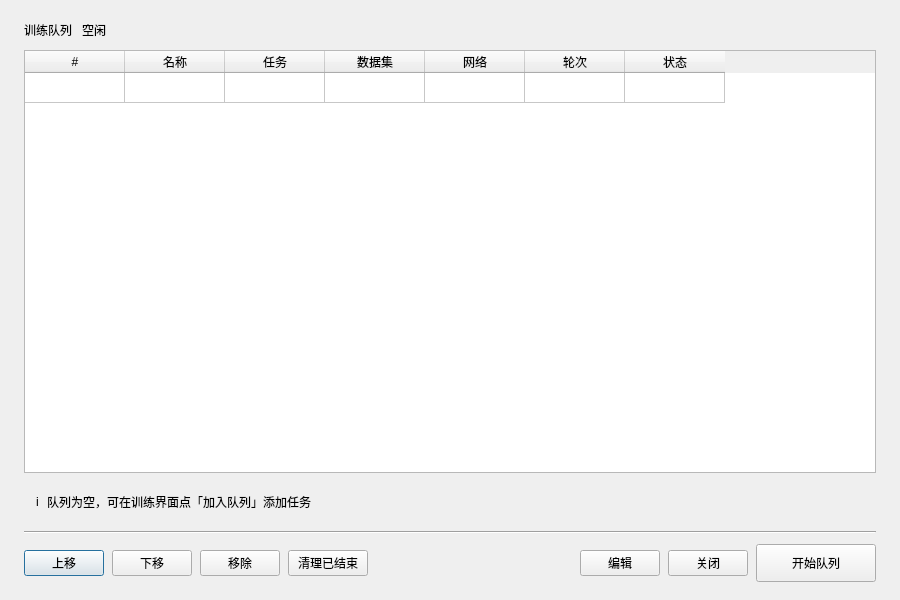
<?xml version='1.0' encoding='UTF-8'?>
<ui version="4.0">
  <class>TrainQueueDialog</class>
  <widget class="QDialog" name="TrainQueueDialog">
    <property name="geometry">
      <rect>
        <x>0</x>
        <y>0</y>
        <width>900</width>
        <height>600</height>
      </rect>
    </property>
    <property name="windowTitle">
      <string>训练队列</string>
    </property>
    <layout class="QVBoxLayout" name="mainLayout">
      <property name="spacing">
        <number>10</number>
      </property>
      <property name="leftMargin">
        <number>24</number>
      </property>
      <property name="topMargin">
        <number>20</number>
      </property>
      <property name="rightMargin">
        <number>24</number>
      </property>
      <property name="bottomMargin">
        <number>18</number>
      </property>
      <item>
        <layout class="QHBoxLayout" name="title_row">
          <property name="spacing">
            <number>10</number>
          </property>
          <item>
            <widget class="QLabel" name="title_label">
              <property name="text">
                <string>训练队列</string>
              </property>
              <property name="class" stdset="0">
                <string>dialogTitle</string>
              </property>
            </widget>
          </item>
          <item>
            <widget class="QLabel" name="queue_badge">
              <property name="text">
                <string>空闲</string>
              </property>
              <property name="class" stdset="0">
                <string>taskBadge</string>
              </property>
            </widget>
          </item>
          <item>
            <spacer name="title_spacer">
              <property name="orientation">
                <enum>Qt::Horizontal</enum>
              </property>
              <property name="sizeHint" stdset="0">
                <size>
                  <width>40</width>
                  <height>20</height>
                </size>
              </property>
            </spacer>
          </item>
        </layout>
      </item>
      <item>
        <widget class="QTableWidget" name="queue_table">
          <property name="sizePolicy">
            <sizepolicy hsizetype="Expanding" vsizetype="Expanding">
              <horstretch>0</horstretch>
              <verstretch>0</verstretch>
            </sizepolicy>
          </property>
          <attribute name="horizontalHeaderVisible">
            <bool>true</bool>
          </attribute>
          <attribute name="verticalHeaderVisible">
            <bool>false</bool>
          </attribute>
          <row>
            <property name="text">
              <string/>
            </property>
          </row>
          <column>
            <property name="text">
              <string>#</string>
            </property>
          </column>
          <column>
            <property name="text">
              <string>名称</string>
            </property>
          </column>
          <column>
            <property name="text">
              <string>任务</string>
            </property>
          </column>
          <column>
            <property name="text">
              <string>数据集</string>
            </property>
          </column>
          <column>
            <property name="text">
              <string>网络</string>
            </property>
          </column>
          <column>
            <property name="text">
              <string>轮次</string>
            </property>
          </column>
          <column>
            <property name="text">
              <string>状态</string>
            </property>
          </column>
        </widget>
      </item>
      <item>
        <widget class="QFrame" name="summary_bar">
          <property name="frameShape">
            <enum>QFrame::NoFrame</enum>
          </property>
          <layout class="QHBoxLayout" name="summary_bar_layout">
            <property name="spacing">
              <number>8</number>
            </property>
            <property name="leftMargin">
              <number>12</number>
            </property>
            <property name="topMargin">
              <number>10</number>
            </property>
            <property name="rightMargin">
              <number>12</number>
            </property>
            <property name="bottomMargin">
              <number>10</number>
            </property>
            <item>
              <widget class="QLabel" name="summary_icon">
                <property name="text">
                  <string>i</string>
                </property>
                <property name="class" stdset="0">
                  <string>summaryIcon</string>
                </property>
              </widget>
            </item>
            <item>
              <widget class="QLabel" name="summary_text">
                <property name="sizePolicy">
                  <sizepolicy hsizetype="Expanding" vsizetype="Preferred">
                    <horstretch>0</horstretch>
                    <verstretch>0</verstretch>
                  </sizepolicy>
                </property>
                <property name="text">
                  <string>队列为空，可在训练界面点「加入队列」添加任务</string>
                </property>
                <property name="class" stdset="0">
                  <string>summaryText</string>
                </property>
                <property name="alignment">
                  <set>Qt::AlignLeading|Qt::AlignLeft|Qt::AlignVCenter</set>
                </property>
              </widget>
            </item>
          </layout>
        </widget>
      </item>
      <item>
        <widget class="QFrame" name="button_line">
          <property name="frameShape">
            <enum>QFrame::HLine</enum>
          </property>
          <property name="frameShadow">
            <enum>QFrame::Sunken</enum>
          </property>
        </widget>
      </item>
      <item>
        <layout class="QHBoxLayout" name="bottom_row">
          <property name="spacing">
            <number>8</number>
          </property>
          <item>
            <widget class="QPushButton" name="move_up_btn">
              <property name="text">
                <string>上移</string>
              </property>
              <property name="class" stdset="0">
                <string>ghost</string>
              </property>
            </widget>
          </item>
          <item>
            <widget class="QPushButton" name="move_down_btn">
              <property name="text">
                <string>下移</string>
              </property>
              <property name="class" stdset="0">
                <string>ghost</string>
              </property>
            </widget>
          </item>
          <item>
            <widget class="QPushButton" name="remove_btn">
              <property name="text">
                <string>移除</string>
              </property>
              <property name="class" stdset="0">
                <string>ghost</string>
              </property>
            </widget>
          </item>
          <item>
            <widget class="QPushButton" name="clear_done_btn">
              <property name="text">
                <string>清理已结束</string>
              </property>
              <property name="class" stdset="0">
                <string>ghost</string>
              </property>
            </widget>
          </item>
          <item>
            <spacer name="bottom_spacer_left">
              <property name="orientation">
                <enum>Qt::Horizontal</enum>
              </property>
              <property name="sizeHint" stdset="0">
                <size>
                  <width>40</width>
                  <height>20</height>
                </size>
              </property>
            </spacer>
          </item>
          <item>
            <widget class="QPushButton" name="edit_btn">
              <property name="text">
                <string>编辑</string>
              </property>
            </widget>
          </item>
          <item>
            <widget class="QPushButton" name="close_btn">
              <property name="text">
                <string>关闭</string>
              </property>
            </widget>
          </item>
          <item>
            <widget class="QPushButton" name="start_btn">
              <property name="minimumSize">
                <size>
                  <width>120</width>
                  <height>38</height>
                </size>
              </property>
              <property name="text">
                <string>开始队列</string>
              </property>
              <property name="class" stdset="0">
                <string>primary</string>
              </property>
            </widget>
          </item>
        </layout>
      </item>
    </layout>
  </widget>
  <resources />
  <connections />
</ui>
